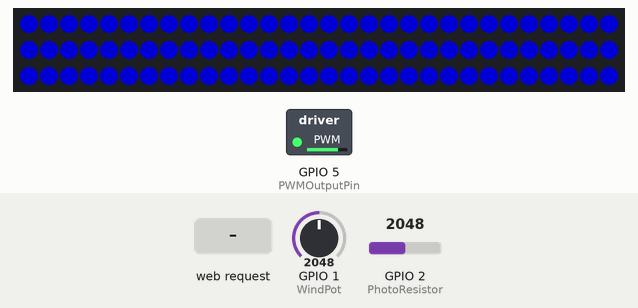
A sketch run on a simulated ESP32. On the bench: 90 RGB LEDs in strip order, left to right, continuing on the next row, switched loads named in the sketch (green lamp = pin HIGH). Inputs (shaded band) come from the test bench; at power-on: GPIO 1 (WindPot) = 2048, GPIO 2 (PhotoResistor) = 2048. Dim RGB values are drawn brighter than linear; WiFi joins after 1.5 s; servers stay silent unless stated; what the sketch prints to the serial monitor is not drawn.

Above: at 3.2 s.
3.3 s: HTTP request GET /pledge received
At 5.1 s:
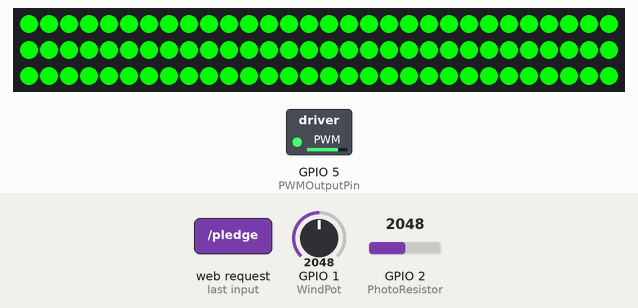
6.3 s: GPIO 1 (WindPot) set to 88
At 7.98 s:
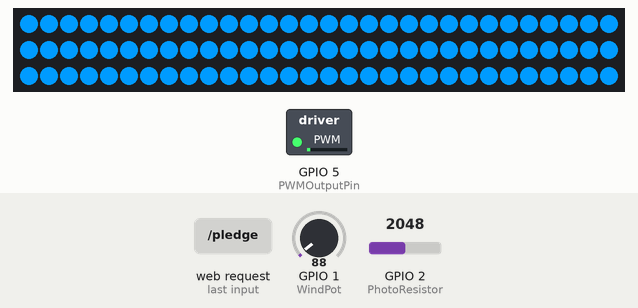
8.7 s: HTTP request GET /pledge received
At 10.96 s:
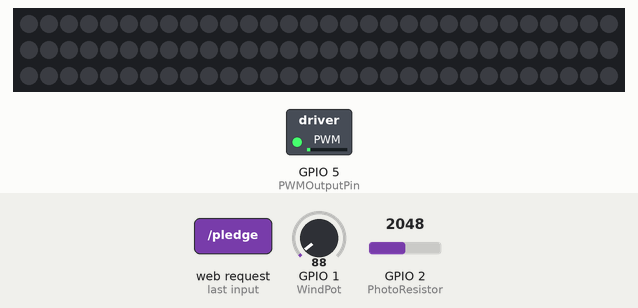
11.2 s: GPIO 1 (WindPot) set to 491
At 11.87 s:
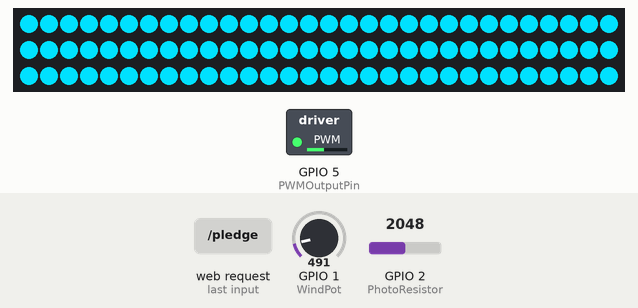
13.8 s: GPIO 2 (PhotoResistor) set to 491
At 14.01 s:
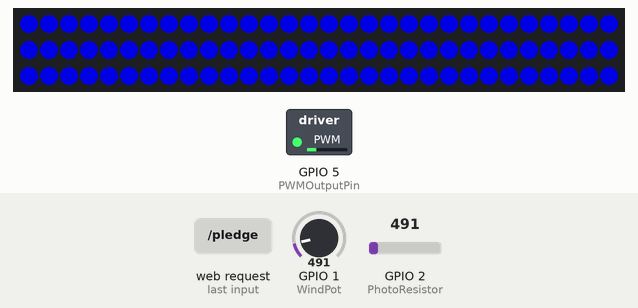
16.8 s: GPIO 2 (PhotoResistor) set to 215
At 18.57 s:
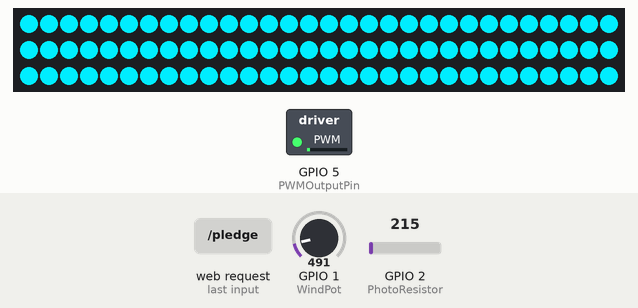
Timing chart, 0 to 20.0 s (numbered marks = the images above; inputs shaded):
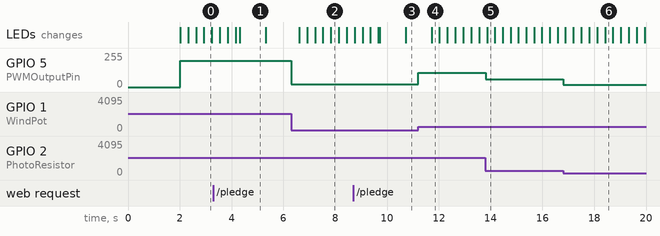

Measured:
- after the input at 3.3 s, the LEDs: first change after 0.25 s (image 1 shows a later state)
- after the input at 6.3 s, GPIO 5 (PWMOutputPin): 196/255 → 20/255 at once
- after the input at 8.7 s, the LEDs: first change after 0.05 s (image 3 shows a later state)
- after the input at 11.2 s, GPIO 5 (PWMOutputPin): 20/255 → 107/255 at once
- after the input at 13.8 s, GPIO 5 (PWMOutputPin): 107/255 → 58/255 at once
- after the input at 16.8 s, GPIO 5 (PWMOutputPin): 58/255 → 17/255 at once
- what the display in image 1 shows lasts 1.0 s, from 4.3 s to 5.3 s

The sketch:

017c_Server-Master.ino
```cpp
#include <WiFi.h>
#include <WebServer.h>
#include <Adafruit_NeoPixel.h>

//LATEST VERSION OF CODE WITH LCD ON GPT

const char* ssid = "Student@WINC";
const char* password = "winc_123";

#define WindPot 1
#define PhotoResistor 2
#define PWMOutputPin 5 // Example PWM output pin

WebServer server(80);

#define NEOPIXEL_PIN 12
#define NUM_PIXELS 90
Adafruit_NeoPixel strip(NUM_PIXELS, NEOPIXEL_PIN, NEO_GRB + NEO_KHZ800);

int pledgeCount = 0;
bool incrementRunning = false; // Flag to control whether increment effects run
unsigned long incrementStartTime;
const unsigned long incrementDuration = 3000; // Duration of the increment effect in milliseconds

// Background effect variables
int backgroundBrightness = 0; // Initial brightness
int backgroundDirection = 1; // Initial direction for brightness change
unsigned long lastBackgroundChangeTime = 0; // Last time the background color changed
const unsigned long backgroundChangeInterval = 10; // Time interval between color changes in milliseconds

void handleRoot() {
  String page = "<!DOCTYPE html><html><head><meta name=\"viewport\" content=\"width=device-width, initial-scale=1\">";
  page += "<link href=\"https://fonts.googleapis.com/css2?family=Roboto:wght@400;700&display=swap\" rel=\"stylesheet\">";
  page += "<style>body { text-align: center; font-family: 'Roboto', sans-serif; background-image: url('https://static.vecteezy.com/system/resources/previews/000/694/632/original/abstract-technology-particle-gray-background-vector.jpg'); background-size: cover; color: #000000; } .banner { background-color: #808080; color: white; padding: 10px 0; margin-bottom: 20px; animation: none; } .bottom-banner { background-color: #808080; color: white; padding: 10px 0; margin-top: 20px; } #pledgeImg { margin-left: 5%; width: 300px; height: 300px; } button { font-size: 36px; padding: 20px 60px; background-color: #40E0D0; color: white; border: none; border-radius: 8px; cursor: pointer; animation: flashButton 1s infinite alternate; } button:hover { background-color: #00CED1; } .pledge-text { font-size: 20px; font-style: italic; } .rounded-square { position: relative; background-color: #40E0D0; color: white; font-size: 64px; padding: 40px; border-radius: 50%; width: 200px; height: 200px; display: inline-flex; align-items: center; justify-content: center; animation: flashCounter 0.5s alternate; } @keyframes flashBanner { from { background-color: #808080; } to { background-color: #00CED1; } } @keyframes flashButton { from { background-color: #C0FFC0; } to { background-color: #40E0D0; } } @keyframes flashCounter { from { background-color: #40E0D0; } to { background-color: #228B22; } }</style>";
  page += "</head><body onclick=\"pledge()\"><div class=\"banner\" id=\"banner\"><h1 id=\"bannerText\">Pledge for Climate Change</h1></div>";
  page += "<img id=\"pledgeImg\" src=\"https://cdn4.iconfinder.com/data/icons/crowdfunding-volume-1/500/Make_a_Pledge-1024.png\" alt=\"Pledge Image\"><br>";
  page += "<button>Press to Pledge Now!</button><br><br>";
  page += "<div class=\"rounded-square\" id=\"pledgeCount\">" + String(pledgeCount) + "</div>";
  page += "<div class=\"bottom-banner\"><p class=\"pledge-text\">Number of Pledges Made on the Poster by</p><p class=\"pledge-text\">Replace this text with your custom text</p></div>";
  page += "<script>function pledge() {";
  page += "var xhttp = new XMLHttpRequest(); xhttp.onreadystatechange = function() { if (this.readyState == 4 && this.status == 200) { document.getElementById('pledgeCount').innerHTML = this.responseText; document.getElementById('banner').style.backgroundColor = '#00CED1'; document.getElementById('bannerText').innerHTML = 'Thanks for pledging!'; setTimeout(function() { document.getElementById('banner').style.backgroundColor = '#808080'; document.getElementById('bannerText').innerHTML = 'Pledge for Climate Change'; }, 2000); } }; xhttp.open(\"GET\", \"/pledge\", true); xhttp.send(); }</script></body></html>";

  server.send(200, "text/html", page);
}

void handlePledge() {
  pledgeCount++;
  server.send(200, "text/plain", String(pledgeCount));
  incrementRunning = true;
  incrementStartTime = millis(); // Start the timer for increment effects
}

void backgroundEffect() {
  if (millis() - lastBackgroundChangeTime >= backgroundChangeInterval) {
    lastBackgroundChangeTime = millis();

    // Update brightness
    backgroundBrightness += backgroundDirection;

    // Change direction when reaching the limits
    if (backgroundBrightness <= 0 || backgroundBrightness >= 255) {
      backgroundDirection *= -1;
    }

    // Set color based on brightness
    for (int i = 0; i < NUM_PIXELS; i++) {
      if (backgroundBrightness < 128) {
        // Blue to Turquoise
        strip.setPixelColor(i, 0, 0, backgroundBrightness * 2);
      } else {
        // Turquoise to Blue
        strip.setPixelColor(i, 0, backgroundBrightness * 2 - 255, 255);
      }
    }

    strip.show();
  }
}

void incrementEffect() {
  unsigned long currentTime = millis();
  unsigned long elapsedTime = currentTime - incrementStartTime;
  int ledIndex;

  if (elapsedTime < incrementDuration / 3) {
    // Chasing up effect
    ledIndex = map(elapsedTime, 0, incrementDuration / 3, 0, NUM_PIXELS);
    for (int i = 0; i < ledIndex; i++) {
      strip.setPixelColor(i, 0, 255, 0); // Set current pixel to green
    }
  } else if (elapsedTime < 2 * incrementDuration / 3) {
    // Chasing down effect
    ledIndex = map(elapsedTime, incrementDuration / 3, 2 * incrementDuration / 3, NUM_PIXELS, 0);
    for (int i = NUM_PIXELS - 1; i >= ledIndex; i--) {
      strip.setPixelColor(i, 0, 255, 0); // Set current pixel to green
    }
  } else {
    // Flashing effect
    if (elapsedTime % 500 < 250) {
      strip.fill(0); // Turn off all pixels
    } else {
      strip.fill(0, 255, 0); // Set all pixels to green
    }
  }

  strip.show();
}

void setup() {
  Serial.begin(115200);

    // Set PWM pin as output
  pinMode(PWMOutputPin, OUTPUT);

  WiFi.begin(ssid, password);
  while (WiFi.status() != WL_CONNECTED) {
    delay(1000);
    Serial.println("Connecting to WiFi...");
  }
  Serial.println("WiFi connected.");

  Serial.print("IP Address: ");
  Serial.println(WiFi.localIP());

  // Once connected, obtain and print MAC address
  Serial.print("MAC Address: ");
  Serial.println(WiFi.macAddress());

  strip.begin(); // Initialize NeoPixel strip
  strip.show(); // Initialize all pixels to 'off'

  server.on("/", HTTP_GET, handleRoot);
  server.on("/pledge", HTTP_GET, handlePledge);

  server.begin();
  Serial.println("HTTP server started");
}

void loop() {
  server.handleClient();

  if (incrementRunning) {
    incrementEffect();
    if (millis() - incrementStartTime >= incrementDuration) {
      incrementRunning = false; // Reset the flag after running the increment effect
    }
  } else {
    backgroundEffect();
  }

int windValue = analogRead(WindPot);
  int lightValue = analogRead(PhotoResistor);

  // Define upper and lower dead zones (adjust these values as needed)
  int windDeadZoneLower = 100;
  int windDeadZoneUpper = 900;
  int lightDeadZoneLower = 100;
  int lightDeadZoneUpper = 900;

  // Apply dead zones
  if (windValue < windDeadZoneLower || windValue > windDeadZoneUpper) {
    windValue = constrain(windValue, windDeadZoneLower, windDeadZoneUpper);
  } else {
    windValue = map(windValue, windDeadZoneLower, windDeadZoneUpper, 0, 1023);
  }

  if (lightValue < lightDeadZoneLower || lightValue > lightDeadZoneUpper) {
    lightValue = constrain(lightValue, lightDeadZoneLower, lightDeadZoneUpper);
  } else {
    lightValue = map(lightValue, lightDeadZoneLower, lightDeadZoneUpper, 0, 1023);
  }

  // Calculate duty cycle
  float dutyCycle = (windValue / 1023.0) * (lightValue / 1023.0) * 100.0;

  // Map duty cycle to PWM range (0-255)
  int pwmValue = map(dutyCycle, 0, 100, 0, 255);

  // Output PWM signal
  analogWrite(PWMOutputPin, pwmValue);

  // Print for debugging
  Serial.print("Wind Potentiometer: ");
  Serial.print(windValue);
  Serial.print(", Photoresistor: ");
  Serial.print(lightValue);
  Serial.print(", Duty Cycle: ");
  Serial.print(dutyCycle);
  Serial.print("%, PWM Value: ");
  Serial.println(pwmValue);


}
```
